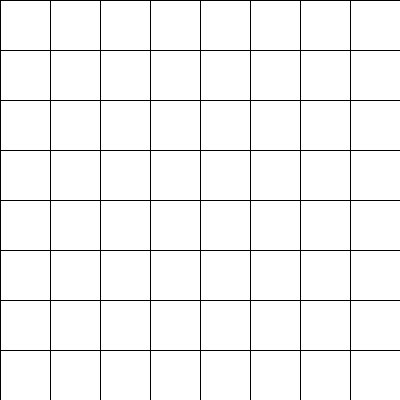
Frame 1 (no input)
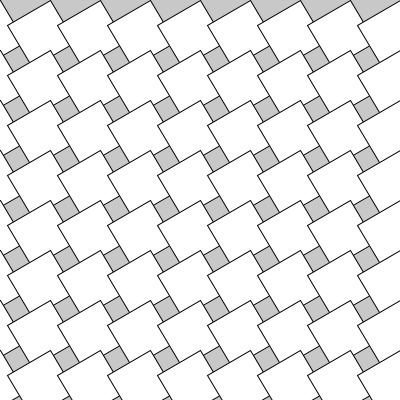
Frame 60 (the mouse pressed at the canvas centre just before this capture)
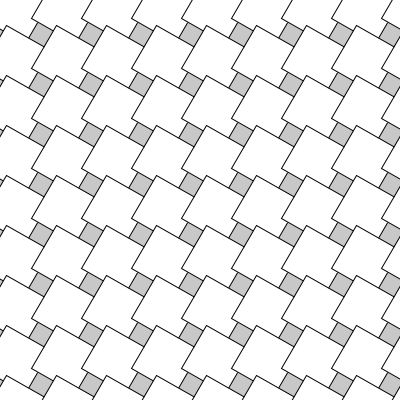
Frame 120 (the mouse held since frame 60 and released just before this capture)

The Processing sketch that drew these frames (run headless with seeded random() and noise(); from frame 60 on, the mouse is pressed at the canvas centre):

// Processing sketch: rotate_4_for_anidado
// ── rotate_4_for_anidado.pde
int grados = 0;

void setup() {
  size(400, 400);
}

void draw() {
  background(200);

  for (int j=0; j<10; j++) {
    for (int i=0; i<10; i++) {
      pushMatrix();
      translate(i*50, j*50);
      rotate(radians(grados));
      rect(0, 0, 50, 50);
      popMatrix();
    }
  }

  grados++;
}
